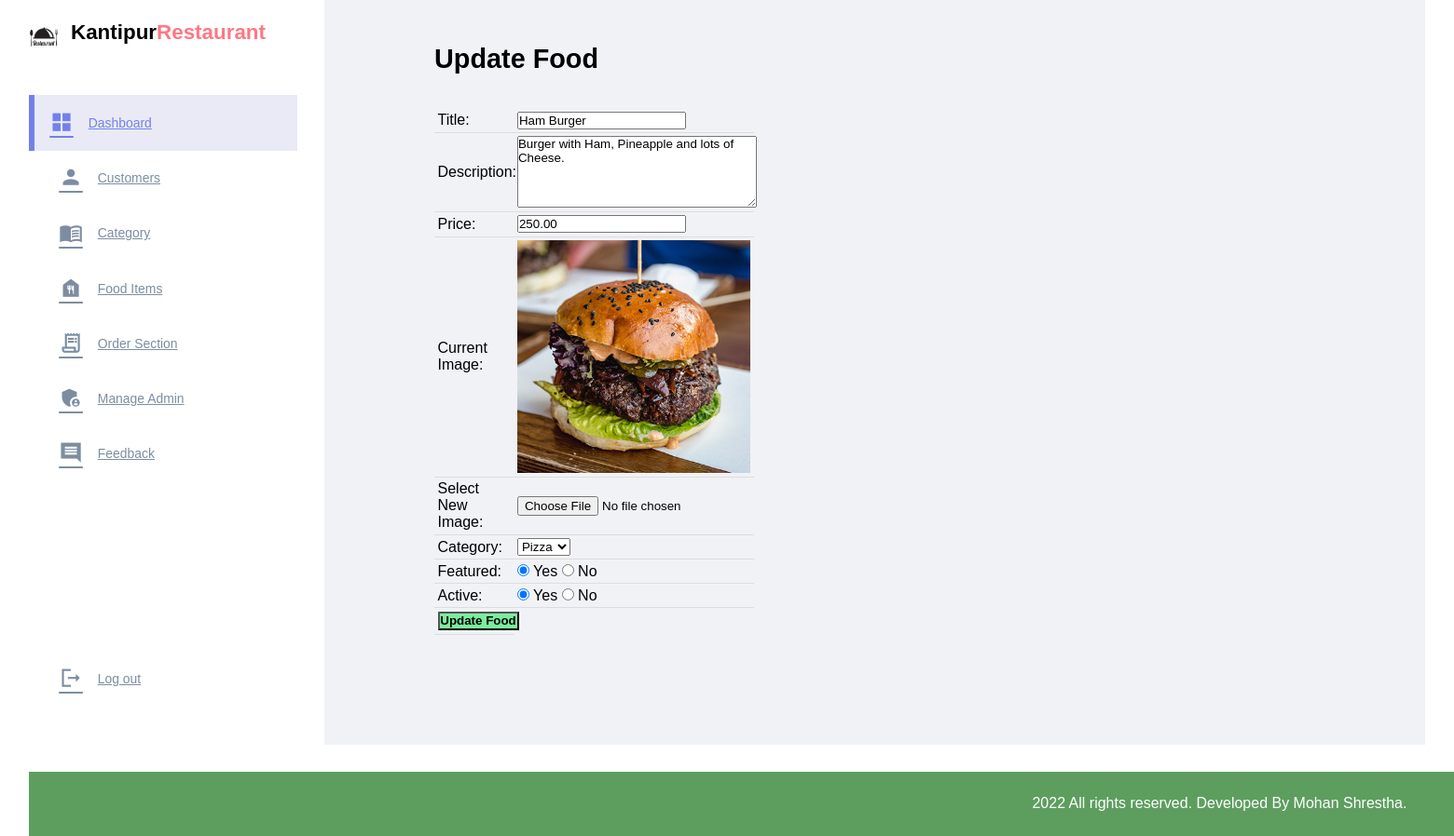
The page /admin/update-food.php?id=4 (signed in) on the database its author committed.
### tables this page shows
CREATE TABLE `tbl_food` (
  `id` int(10) UNSIGNED NOT NULL,
  `title` varchar(100) NOT NULL,
  `description` text NOT NULL,
  `price` decimal(10,2) NOT NULL,
  `image_name` varchar(255) NOT NULL,
  `category_id` int(10) UNSIGNED NOT NULL,
  `featured` varchar(10) NOT NULL,
  `active` varchar(10) NOT NULL
);

### admin/update-food.php (the view, shortened to what this page needs)
<?php include('partials/menu.php'); ?>
<?php
    if(isset($_GET['id']))
    {
        $id = $_GET['id'];
        $sql2 = "SELECT * FROM tbl_food WHERE id=$id";
        $res2 = mysqli_query($conn, $sql2);
        $row2 = mysqli_fetch_assoc($res2);
        $title = $row2['title'];
        $description = $row2['description'];
        $price = $row2['price'];
        $current_image = $row2['image_name'];
        $current_category = $row2['category_id'];
        $featured = $row2['featured'];
        $active = $row2['active'];
    }
    else
    {
        header('location:'.ADMIN_URI.'admin/manage-food.php');
    }
?>
<div class="main-content">
    <div class="wrapper">
        <h1>Update Food</h1>
        <br><br>
        <form action="" method="POST" enctype="multipart/form-data">
        <table class="tbl-30">
            <tr>
                <td>Title: </td>
                <td>
                    <input type="text" name="title" value="<?php echo $title; ?>">
                </td>
            </tr>
            <tr>
                <td>Description: </td>
                <td>
                    <textarea name="description" cols="30" rows="5"><?php echo $description; ?></textarea>
                </td>
            </tr>
            <tr>
                <td>Price: </td>
                <td>
                    <input type="number" name="price" value="<?php echo $price; ?>">
                </td>
            </tr>
            <tr>
                <td>Current Image: </td>
                <td>
                    <?php
                        if($current_image == "")
                        {
                            echo "<div class='error'>Image not Available.</div>";
                        }
                        else
                        {
                            ?>
                            <img src="<?php echo ADMIN_URI; ?>images/food/<?php echo $current_image; ?>" width="150px">
                            <?php
                        }
                    ?>
                </td>
            </tr>
            <tr>
                <td>Select New Image: </td>
                <td>
                    <input type="file" name="image">
                </td>
            </tr>
            <tr>
                <td>Category: </td>
                <td>
                    <select name="category">
                        <?php
                            $sql = "SELECT * FROM tbl_category WHERE active='Yes'";
                            $res = mysqli_query($conn, $sql);
                            $count = mysqli_num_rows($res);
                            if($count>0)
                            {
                                while($row=mysqli_fetch_assoc($res))
                                {
                                    $category_title = $row['title'];
                                    $category_id = $row['id'];
                                    ?>
                                    <option <?php if($current_category==$category_id){echo "selected";} ?> value="<?php echo $category_id; ?>"><?php echo $category_title; ?></option>
                                    <?php
                                }
                            }
                            else
                            {
                                echo "<option value='0'>Category Not Available.</option>";
                            }
                        ?>
                    </select>
                </td>
            </tr>
            <tr>
                <td>Featured: </td>
                <td>
                    <input <?php if($featured=="Yes") {echo "checked";} ?> type="radio" name="featured" value="Yes"> Yes
                    <input <?php if($featured=="No") {echo "checked";} ?> type="radio" name="featured" value="No"> No
                </td>
            </tr>
            <tr>
                <td>Active: </td>
                <td>
                    <input <?php if($active=="Yes") {echo "checked";} ?> type="radio" name="active" value="Yes"> Yes
                    <input <?php if($active=="No") {echo "checked";} ?> type="radio" name="active" value="No"> No
                </td>
            </tr>
            <tr>
                <td>
                    <input type="submit" name="submit" value="Update Food" class="btn-secondary">
                </td>
            </tr>
        </table>
        </form>
    </div>
</div>
<?php include('partials/footer.php'); ?>

### css/admin.css (style rules this page uses)
* { margin: 0; padding: 0; font-family: Arial, Helvetica, sans-serif; }
.wrapper { padding: 1%; width: 80%; margin: 0 auto; }
.tbl-30 { width: 30%; }
table { border-collapse: collapse; width: 100%; }
th, td { padding: 8px; text-align: left; border-bottom: 1px solid #ddd; }
table tr td { padding: 1%; }
.btn-secondary { background-color: #7bed9f; padding: 1%; color: black; text-decoration: none; font-weight: bold; }
.main-content { background-color: #f1f2f6; padding: 3% 0; }
:root { --color-primary:#7380ec; --color-danger: #ff7782; --color-success: #41f1b6; --color-warning: #ffbb55; --color-white: #fff; --color-info-dark: #7d8da1; --color-info-light: #dce1eb; --color-dark: #363949; --color-light: rgba(132, 139, 200, 0.18); --color-primary-variant: #111e88; --color-dark-variant: #677483; --color-background: #f6f6f9; --card-border-radius: 2rem; --border-radius-1: 0.4rem; --border-radius-2: 0.8rem; --border-radius-3: 1.2rem; --card-padding: 1.8rem; --padding-1: 1.2rem; --box-shadow: 0 2rem 3rem var(--color-light); }
img { display: block; width: 100%; }
h1 { font-weight: 800; font-size: 1.8rem; }

### rows shown on the page
tbl_food: title "Ham Burger", description "Burger with Ham, Pineapple and lots of Cheese.", price "250.00", image_name (picture), featured "☑", active "☑"

### other values the page prints
form field category "Pizza"
